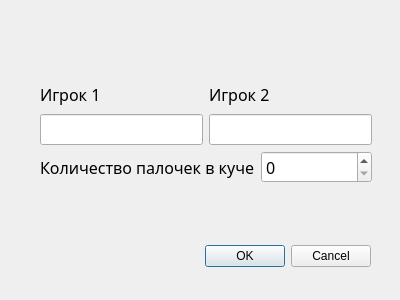
<?xml version="1.0" encoding="UTF-8"?>
<ui version="4.0">
 <class>GameOptions</class>
 <widget class="QDialog" name="GameOptions">
  <property name="geometry">
   <rect>
    <x>0</x>
    <y>0</y>
    <width>400</width>
    <height>300</height>
   </rect>
  </property>
  <property name="windowTitle">
   <string>Создание игры</string>
  </property>
  <property name="windowIcon">
   <iconset resource="resources.qrc">
    <normaloff>:/img/img/gameoptions.png</normaloff>:/img/img/gameoptions.png</iconset>
  </property>
  <widget class="QDialogButtonBox" name="buttonBox">
   <property name="geometry">
    <rect>
     <x>30</x>
     <y>240</y>
     <width>341</width>
     <height>32</height>
    </rect>
   </property>
   <property name="orientation">
    <enum>Qt::Horizontal</enum>
   </property>
   <property name="standardButtons">
    <set>QDialogButtonBox::Cancel|QDialogButtonBox::Ok</set>
   </property>
  </widget>
  <widget class="QWidget" name="">
   <property name="geometry">
    <rect>
     <x>40</x>
     <y>80</y>
     <width>332</width>
     <height>103</height>
    </rect>
   </property>
   <layout class="QVBoxLayout" name="verticalLayout">
    <item>
     <layout class="QHBoxLayout" name="horizontalLayout_2">
      <item>
       <layout class="QVBoxLayout" name="verticalLayout_2">
        <item>
         <widget class="QLabel" name="Player1">
          <property name="font">
           <font>
            <family>Montserrat</family>
            <pointsize>12</pointsize>
           </font>
          </property>
          <property name="text">
           <string>Игрок 1</string>
          </property>
         </widget>
        </item>
        <item>
         <widget class="QLineEdit" name="Player1name">
          <property name="font">
           <font>
            <family>Montserrat</family>
            <pointsize>12</pointsize>
           </font>
          </property>
         </widget>
        </item>
       </layout>
      </item>
      <item>
       <layout class="QVBoxLayout" name="verticalLayout_3">
        <item>
         <widget class="QLabel" name="Player2">
          <property name="font">
           <font>
            <family>Montserrat</family>
            <pointsize>12</pointsize>
           </font>
          </property>
          <property name="text">
           <string>Игрок 2</string>
          </property>
         </widget>
        </item>
        <item>
         <widget class="QLineEdit" name="Player2name">
          <property name="font">
           <font>
            <family>Montserrat</family>
            <pointsize>12</pointsize>
           </font>
          </property>
         </widget>
        </item>
       </layout>
      </item>
     </layout>
    </item>
    <item>
     <layout class="QHBoxLayout" name="horizontalLayout">
      <item>
       <widget class="QLabel" name="label_2">
        <property name="font">
         <font>
          <family>Montserrat</family>
          <pointsize>12</pointsize>
         </font>
        </property>
        <property name="text">
         <string>Количество палочек в куче</string>
        </property>
       </widget>
      </item>
      <item>
       <widget class="QSpinBox" name="spinBox">
        <property name="font">
         <font>
          <family>Montserrat</family>
          <pointsize>12</pointsize>
         </font>
        </property>
       </widget>
      </item>
     </layout>
    </item>
   </layout>
  </widget>
 </widget>
 <resources>
  <include location="resources.qrc"/>
 </resources>
 <connections>
  <connection>
   <sender>buttonBox</sender>
   <signal>accepted()</signal>
   <receiver>GameOptions</receiver>
   <slot>accept()</slot>
   <hints>
    <hint type="sourcelabel">
     <x>248</x>
     <y>254</y>
    </hint>
    <hint type="destinationlabel">
     <x>157</x>
     <y>274</y>
    </hint>
   </hints>
  </connection>
  <connection>
   <sender>buttonBox</sender>
   <signal>rejected()</signal>
   <receiver>GameOptions</receiver>
   <slot>reject()</slot>
   <hints>
    <hint type="sourcelabel">
     <x>316</x>
     <y>260</y>
    </hint>
    <hint type="destinationlabel">
     <x>286</x>
     <y>274</y>
    </hint>
   </hints>
  </connection>
 </connections>
</ui>
